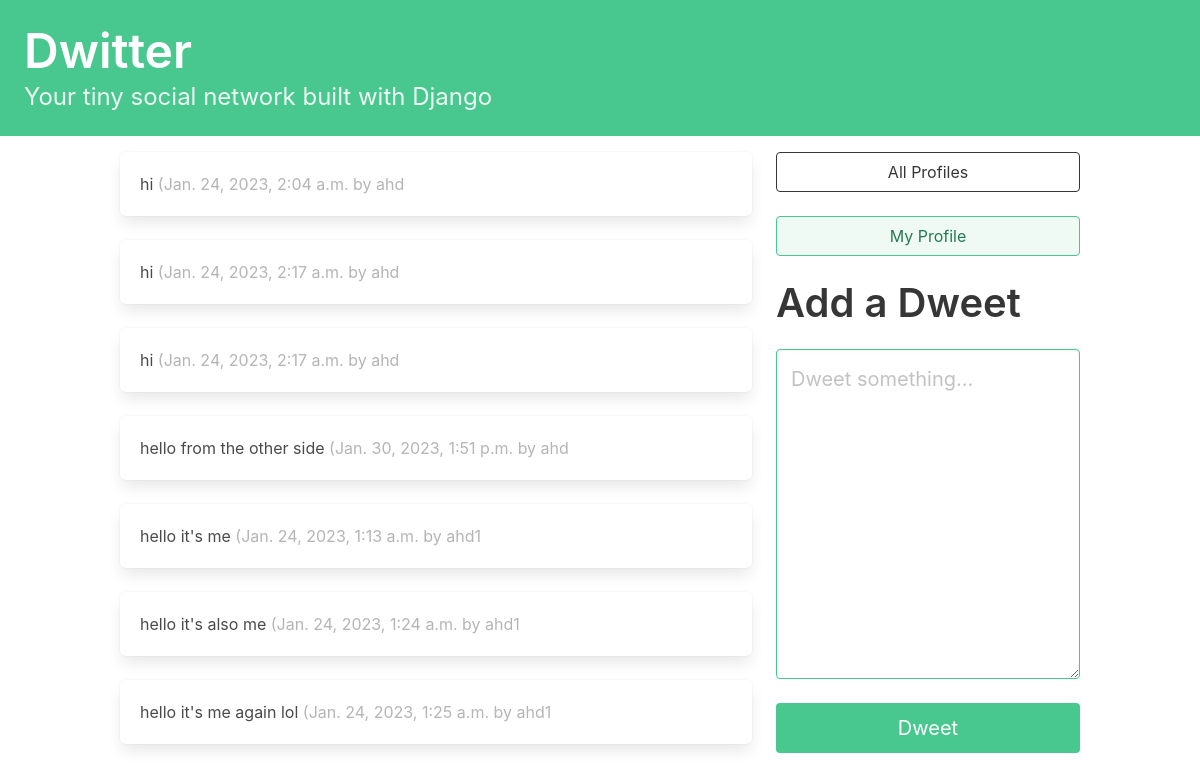
The app's page / (signed in) with its own data.
### dwitter/models.py (models this page shows, shortened)
class Dweet(models.Model):
    user = models.ForeignKey(
        User, related_name="dweets", on_delete=models.DO_NOTHING
    )
    body = models.CharField(max_length=140)
    created_at = models.DateTimeField(auto_now_add=True)

### dwitter/views.py (the view)
# urls.py: path("", dashboard, name="dashboard"),
def dashboard(request):
    form = DweetForm(request.POST or None)
    if request.method == "POST":
        if form.is_valid():
            dweet = form.save(commit=False)
            dweet.user = request.user
            dweet.save()
            return redirect("dwitter:dashboard")
    followed_dweets = Dweet.objects.filter(
        user__profile__in=request.user.profile.follows.all()
    ).order_by("-created_at")
    return render(
        request,
        "dwitter/dashboard.html",
        {"form": form, "dweets": followed_dweets},
    )

### dwitter/forms.py
class DweetForm(forms.ModelForm):
    body = forms.CharField(
        required=True,
        widget=forms.widgets.Textarea(
            attrs={
                "placeholder": "Dweet something...",
                "class": "textarea is-success is-medium",
            }
        ),
        label="",
    )
    class Meta:
        model = Dweet
        exclude = ("user", )

### dwitter/templates/dwitter/dashboard.html (shortened to what this page needs)
{% extends 'base.html' %}
{% block content %}
<div class="column">
    {% for followed in user.profile.follows.all %}
    {% for dweet in followed.user.dweets.all %}
    <div class="box">
        {{dweet.body}}
        <span class="is-small has-text-grey-light">
            ({{ dweet.created_at }} by {{ dweet.user.username }}
        </span>
    </div>
    {% endfor %}
    {% endfor %}
</div>
<div class="column is-one-third">
    <div class="block">
        <a href="{% url 'dwitter:profile_list' %} ">
            <button class="button is-dark is-outlined is-fullwidth">
                All Profiles
            </button>
        </a>
    </div>
    <div class="block">
        <a href="{% url 'dwitter:profile' request.user.profile.id %} ">
            <button class="button is-success is-light is-outlined is-fullwidth">
                My Profile
            </button>
        </a>
    </div>
    <div class="block">
        <div class="block">
            <h2 class="title is-2">Add a Dweet</p>
        </div>
        <div class="block">
            <form method="post">
                {{ form.as_p }}
                <button class="button is-success is-fullwidth is-medium mt-5" type="submit">Dweet
                </button>
            </form>
        </div>
    </div>
</div>
{% endblock content %}

### dwitter/templates/base.html (shortened to what this page needs)
<!DOCTYPE html>
<html lang="en">
<head>
    <link rel="stylesheet" href="https://cdn.jsdelivr.net/npm/bulma@0.9.3/css/bulma.min.css">
</head>
<body>
    <section class="hero is-small is-success mb-4">
        <div class="hero-body">
            <h1 class="title is-1">Dwitter</h1>
            <p class="subtitle is-4">
                Your tiny social network built with Django
            </p>
        </div>
    </section>
    <div class="container">
        <div class="columns">
            {% block content %}
            {% endblock content %}
        </div>
    </div>
</body>
</html>

### records on screen
Dweet: body "hi", created_at "Jan. 24, 2023, 2:04 a.m.", user.username "ahd"
Dweet: body "hi", created_at "Jan. 24, 2023, 2:17 a.m.", user.username "ahd"
Dweet: body "hi", created_at "Jan. 24, 2023, 2:17 a.m.", user.username "ahd"
Dweet: body "hello from the other side", created_at "Jan. 30, 2023, 1:51 p.m.", user.username "ahd"
Dweet: body "hello it's me", created_at "Jan. 24, 2023, 1:13 a.m.", user.username "ahd1"
Dweet: body "hello it's also me", created_at "Jan. 24, 2023, 1:24 a.m.", user.username "ahd1"
Dweet: body "hello it's me again lol", created_at "Jan. 24, 2023, 1:25 a.m.", user.username "ahd1"
